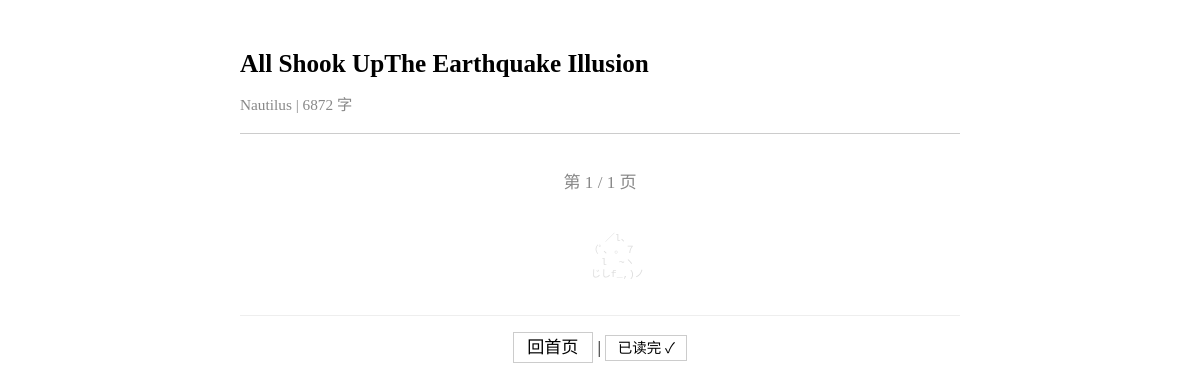
The app's page /article/55ac54a4b236f7d3 with its own data.
### tables this page shows
CREATE TABLE articles (
            id TEXT PRIMARY KEY,
            title_zh TEXT NOT NULL DEFAULT '',
            source TEXT NOT NULL DEFAULT '',
            source_url TEXT NOT NULL DEFAULT '',
            author TEXT NOT NULL DEFAULT '',
            summary_zh TEXT NOT NULL DEFAULT '',
            tags TEXT NOT NULL DEFAULT '[]',
            word_count_zh INTEGER NOT NULL DEFAULT 0,
            original_word_count INTEGER NOT NULL DEFAULT 0,
            translation_model TEXT NOT NULL DEFAULT '',
            prompt_version TEXT NOT NULL DEFAULT '',
            quality_score TEXT NOT NULL DEFAULT '{}',
            read_status TEXT NOT NULL DEFAULT 'unread',
            read_at TEXT,
            fetched_at TEXT NOT NULL DEFAULT ''
        , section_id TEXT NOT NULL DEFAULT '', has_spoiler INTEGER NOT NULL DEFAULT 0, topic_keywords TEXT NOT NULL DEFAULT '[]');

### server.py (the view)
@app.get("/article/{article_id}", response_class=HTMLResponse)
async def article_view(article_id: str, page: int = Query(1, ge=1)):
    article = get_article(article_id)
    if not article:
        return HTMLResponse("<h1>Article not found</h1>", status_code=404)
    content = article.get("content_zh", "")
    if not content:
        json_path = Path(__file__).parent / "data" / "articles" / f"{article_id}.json"
        if json_path.exists():
            full = json.loads(json_path.read_text())
            content = full.get("content_zh", "")
            article["content_zh"] = content
    content = markdown_to_html(content)
    pages = paginate_content(content)
    total_pages = len(pages) or 1
    page = min(page, total_pages)
    is_last = (page == total_pages)
    status = "done" if is_last else "reading"
    update_read_status(article_id, status)
    issue_date = article.get("fetched_at", "")[:10]
    next_id = None
    if issue_date:
        issue = get_issue(issue_date)
        if issue:
            ids = issue.get("articles", [])
            try:
                idx = ids.index(article_id)
                if idx + 1 < len(ids):
                    next_id = ids[idx + 1]
            except ValueError:
                pass
    template = env.get_template("article.html")
    return template.render(
        article=article,
        page_content=pages[page - 1] if pages else "",
        page=page,
        total_pages=total_pages,
        is_last=is_last,
        next_id=next_id,
    )

### templates/article.html (shortened to what this page needs)
<!DOCTYPE html>
<html lang="zh-CN">
<head>
</head>
<body>
<div class="article-header">
  <h1>{{ article.title_zh or article.id }}</h1>
  <div class="meta">{{ article.source }} | {{ article.word_count_zh }} 字</div>
</div>
<div class="pagination">
<span>第 {{ page }} / {{ total_pages }} 页</span>
</div>
<pre class="cat-footer">
      ／l、
    （ﾟ､ ｡ ７
      l  ~ヽ
      じしf_,)ノ
</pre>
<div class="nav-bottom">
<a href="/">回首页</a>
{% if is_last %}
| <a class="done-link" href="/article/{{ article.id }}?page={{ page }}">已读完 ✓</a>
{% endif %}
</div>
</body>
</html>

### templates/article.html (style rules this page uses)
body { max-width:720px;margin:0 auto;padding:24px 18px;background:#fff;color:#000;font-size:18px;line-height:1.8;font-family:serif }
.article-header { margin-bottom:1.5em;border-bottom:1px solid #ccc;padding-bottom:.8em }
.article-header h1 { font-size:1.4em;margin-bottom:.2em }
.article-header .meta { color:#888;font-size:.85em }
.pagination { margin:2em 0;text-align:center;font-size:.95em }
.pagination span { padding:.3em .8em;color:#888 }
.nav-bottom { margin-top:2em;padding-top:1em;border-top:1px solid #eee;text-align:center;font-size:.95em }
.nav-bottom a { text-decoration:none;color:#000;padding:.3em .8em;border:1px solid #ccc }
.done-link { color:#888;font-size:.85em }
.cat-footer { text-align:center;color:#ddd;font-size:.55em;line-height:1.2;margin:3em 0 1em }

### records on screen
articles: title_zh "All Shook UpThe Earthquake Illusion", source "Nautilus", word_count_zh "6872"

### other values on screen
{{ page }} "1"
{{ total_pages }} "1"
